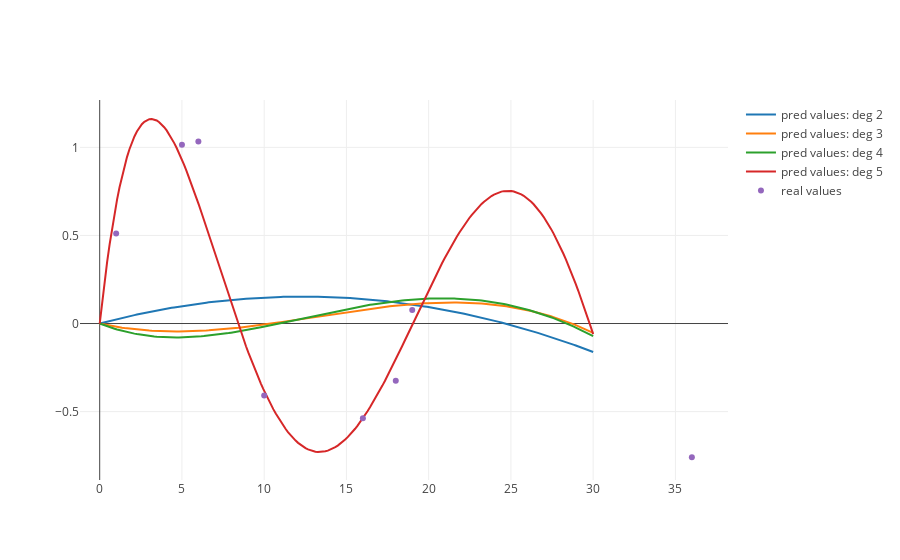

Notebook code for this chart:
### Markdown cell above
Тут матрица обратима, отличные от 0 значени $\alpha$ только уменьшают R2.

### Code cell
noisysine_ridge_df = noisysine_df.copy()

x = pd.DataFrame({'x' : np.linspace(0, 30, 200)})
data = []

for i in range(2, 6):
    noisysine_ridge_df['x' + str(i)] = noisysine_ridge_df['x'] ** i
    x['x' + str(i)] = x['x'] ** i
    noisysine_ridge_train_df = noisysine_ridge_df.loc[noisysine_train.index]
    noisysine_ridge_test_df = noisysine_ridge_df.loc[noisysine_test.index]
    
    real_y = noisysine_ridge_test_df.sort_values(by=['x'])['y']
    pred_y = predict_simple_regression(
                ridge_regression(noisysine_ridge_train_df.drop(columns=['y']), noisysine_ridge_train_df['y'], 0.000001),
                noisysine_ridge_test_df.drop(columns=['y']).sort_values(by=['x']))
    
    print("Degree =", i, ", r2 = ", sklearn.metrics.r2_score(real_y, pred_y))
    
    
    data.append(
        go.Scatter(
            y = predict_simple_regression(
                ridge_regression(noisysine_ridge_train_df.drop(columns=['y']), noisysine_ridge_train_df['y'], 0.000001), x),
            x = x['x'],
            mode = 'lines',
            name = 'pred values: deg {}'.format(i)
        ))

data.append(
        go.Scatter(
            y = noisysine_ridge_test_df.sort_values(by=['x'])['y'],
            x = noisysine_simple_test_df.sort_values(by=['x'])['x'],
            mode = 'markers',
            name = 'real values'
        ))
plotly.offline.iplot(data, filename='real_values.html')

### Figure 1 — Plotly figure (JSON) as saved in the notebook; plotly's stock layout.template omitted (floating-point values rounded to 4 significant figures; data arrays with more than 128 entries replaced by an {"elided": "..."} marker saying what was removed)
{"data": [{"mode": "lines", "name": "pred values: deg 2", "type": "scatter", "uid": "0638505a-f2b4-4739-9ab1-820e117cb154", "x": {"elided": "200 float values"}, "y": {"elided": "200 float values"}}, {"mode": "lines", "name": "pred values: deg 3", "type": "scatter", "uid": "08b937f1-cce3-48e2-a7da-fecfad8fc7bb", "x": {"elided": "200 float values"}, "y": {"elided": "200 float values"}}, {"mode": "lines", "name": "pred values: deg 4", "type": "scatter", "uid": "950c6870-b73c-49ff-8583-7b34f1732389", "x": {"elided": "200 float values"}, "y": {"elided": "200 float values"}}, {"mode": "lines", "name": "pred values: deg 5", "type": "scatter", "uid": "0aa53c8c-cb6a-496d-b77c-b7d9e7391e27", "x": {"elided": "200 float values"}, "y": {"elided": "200 float values"}}, {"mode": "markers", "name": "real values", "type": "scatter", "uid": "e88d1330-6458-4e4c-ad7b-41163ab45fc9", "x": [1, 5, 6, 10, 16, 18, 19, 36], "y": [0.5118, 1.014, 1.034, -0.4094, -0.5373, -0.3242, 0.07661, -0.7593]}], "layout": {}}
